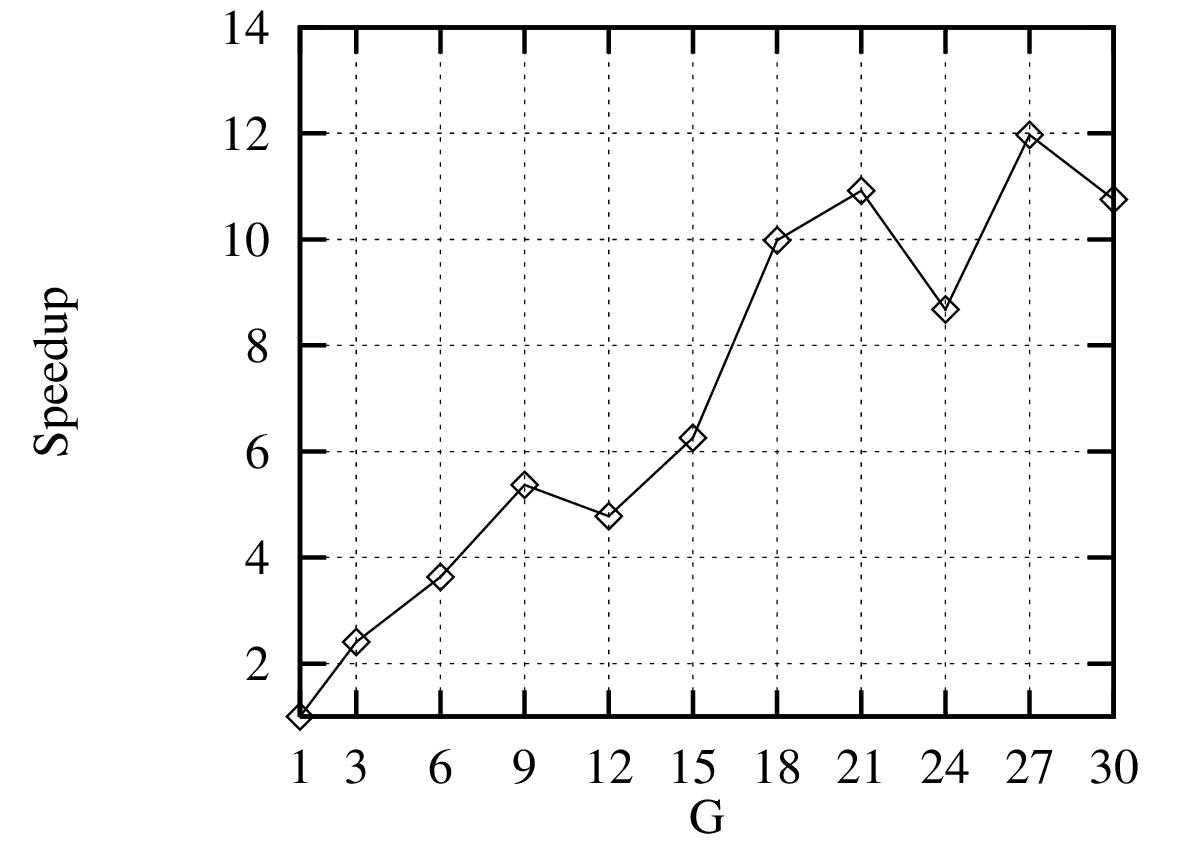

This figure's gnuplot source:

# This is a command file for gnuplot

# set title "pentbook_cut_c Speedup G=1..30, L=27"

set nokey

set grid

set xtics (1,3,6,9,12,15,18,21,24,27,30)

set ylabel "Speedup"

set xlabel "G"

set yrange [1:14]

set size 0.4,0.4

set terminal postscript portrait mono "Times-Roman" 12

set output "pent_bfp.ps"

plot "pent_bfp.data" using 1:3 with linespoints



